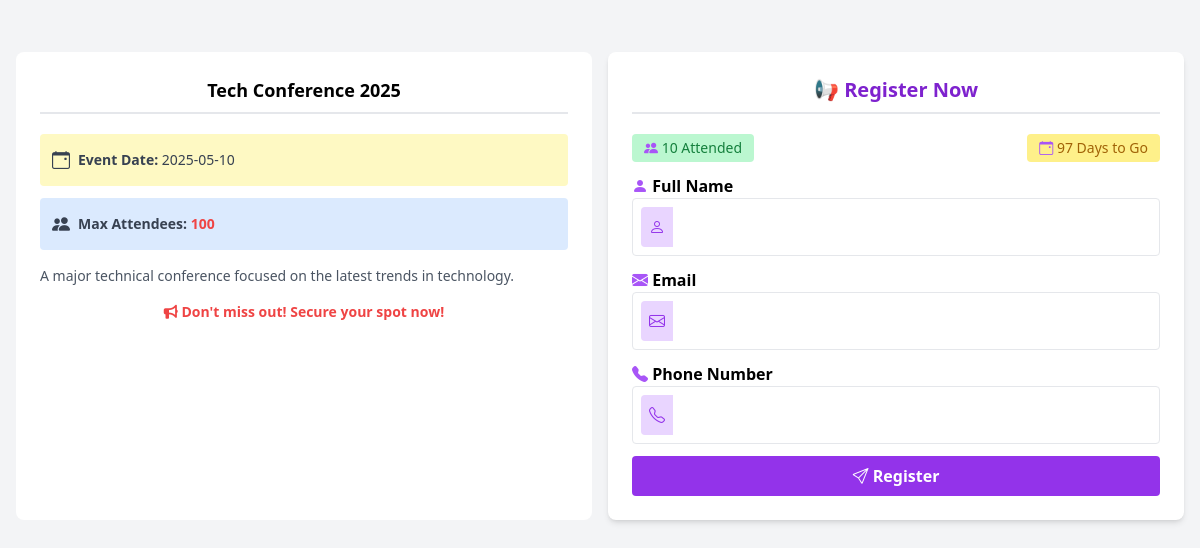
The page /pages/event/registrationc.php?event_id=1 on the database its author committed.
### tables this page shows
CREATE TABLE `events` (
  `event_id` int(11) NOT NULL,
  `event_name` varchar(255) NOT NULL,
  `event_description` text DEFAULT NULL,
  `event_date` varchar(100) NOT NULL,
  `user_id` int(11) NOT NULL,
  `event_status` enum('draft','publish') NOT NULL DEFAULT 'draft',
  `max_attendee` int(11) DEFAULT NULL,
  `public_form_link` varchar(255) DEFAULT NULL,
  `created_at` timestamp NOT NULL DEFAULT current_timestamp(),
  `updated_at` timestamp NOT NULL DEFAULT current_timestamp() ON UPDATE current_timestamp()
);

### pages/event/registrationc.php (the view, shortened to what this page needs)
<?php
include '../../includes/config.php';
$event_id = $_GET['event_id'] ?? null;
$query = "SELECT event_name, event_date, event_description FROM events WHERE event_id = '$event_id'";
$result = mysqli_query($conn, $query);
$event = mysqli_fetch_assoc($result);
$sql = "SELECT COUNT(*) AS total_attendees FROM event_attendees WHERE event_id = '$event_id'";
$resultt = mysqli_query($conn, $sql);
$event_attendee = mysqli_fetch_assoc($resultt);
$total_attendees = $event_attendee['total_attendees'];
$today = date('Y-m-d');
$days_to_go = (strtotime($event['event_date']) - strtotime($today)) / (60 * 60 * 24);
?>
<!DOCTYPE html>
<html lang="en">
<head>
    <script src="https://cdn.tailwindcss.com"></script>
    <link rel="stylesheet" href="https://cdnjs.cloudflare.com/ajax/libs/font-awesome/6.4.2/css/all.min.css">
    <link rel="stylesheet" href="https://cdn.jsdelivr.net/npm/bootstrap-icons/font/bootstrap-icons.css">
</head>
<body class="bg-gray-100 p-4 mt-9">
    <div class="flex flex-col lg:flex-row gap-4 max-w-7xl mx-auto ">
        <div class="lg:w-7/10 w-full bg-white p-6 text-black rounded-lg">
        <div class="event-details text-center lg:text-left">
                <h3 class="text-lg font-bold text-center mb-5 relative border-b-2 pb-2">
                    <?= htmlspecialchars($event['event_name']); ?>
                </h3>
                <div class="flex flex-col gap-3">
                    <div class="bg-yellow-100 text-gray-700 p-3 rounded flex items-center">
                        <i class="bi bi-calendar-event text-lg mr-2"></i>
                        <span class="text-sm"><strong>Event Date:</strong> <?= $event['event_date']; ?></span>
                    </div>
                    <div class="bg-blue-100 text-gray-700 p-3 rounded flex items-center">
                        <i class="bi bi-people-fill text-lg mr-2"></i>
                        <span class="text-sm"><strong>Max Attendees:</strong> <span class="text-red-500 font-bold">100</span></span>
                    </div>
                </div>
                <div class="event-description mt-4">
                    <p class="text-gray-600 text-sm">
                        <?= isset($event['event_description']) ? nl2br(htmlspecialchars($event['event_description'])) : "No description available."; ?>
                    </p>
                </div>
                <p class="font-bold text-red-500 text-center text-sm mt-4">
                    <i class="fa fa-bullhorn"></i> Don't miss out! Secure your spot now!
                </p>
            </div>
        </div>
<div class="lg:w-3/10 w-full lg:sticky top-0 bg-white shadow-md p-6 rounded-lg">
  <div class="register-form ">
        <h3 class="font-bold text-center mb-3 text-xl text-purple-700 border-b-2 pb-2 mb-5">📢 Register Now</h3>
        <div class="flex justify-between mb-3">
            <span class="bg-green-200 text-green-700 px-3 py-1 rounded text-sm">
                <i class="bi bi-people-fill text-purple-500"></i> <?= $total_attendees; ?> Attended
            </span>
            <span class="bg-yellow-200 text-yellow-700 px-3 py-1 rounded text-sm">
                <i class="bi bi-calendar-event text-purple-500"></i> <?= $days_to_go; ?> Days to Go
            </span>
        </div>
        <form id="registerForm">
            <div class="mb-3">
                <label for="attendee_name" class="block font-semibold"><i class="bi bi-person-fill text-purple-500"></i> Full Name</label>
                <div class="flex items-center border rounded p-2">
                    <div class="bg-purple-200 p-2 rounded-l flex items-center justify-center">
                        <i class="bi bi-person text-purple-600"></i>
                    </div>
                    <input type="text" class="w-full outline-none pl-3" id="attendee_name" name="attendee_name" required>
                </div>
            </div>
            <div class="mb-3">
                <label for="attendee_email" class="block font-semibold"><i class="bi bi-envelope-fill text-purple-500"></i> Email</label>
                <div class="flex items-center border rounded p-2">
                    <div class="bg-purple-200 p-2 rounded-l flex items-center justify-center">
                        <i class="bi bi-envelope text-purple-600"></i>
                    </div>
                    <input type="email" class="w-full outline-none pl-3" id="attendee_email" name="attendee_email" required>
                </div>
            </div>
            <div class="mb-3">
                <label for="attendee_phone" class="block font-semibold"><i class="bi bi-telephone-fill text-purple-500"></i> Phone Number</label>
                <div class="flex items-center border rounded p-2">
                    <div class="bg-purple-200 p-2 rounded-l flex items-center justify-center">
                        <i class="bi bi-telephone text-purple-600"></i>
                    </div>
                    <input type="tel" class="w-full outline-none pl-3" id="attendee_phone" name="attendee_phone" required>
                </div>
            </div>
            <button type="submit" class="w-full bg-purple-600 text-white font-semibold py-2 rounded hover:bg-purple-700 transition">
                <i class="bi bi-send"></i> Register
            </button>
        </form>
    </div>
</div>
    </div>
</body>
</html>

### rows shown on the page
events: event_name "Tech Conference 2025", event_date "2025-05-10", event_description "A major technical conference focused on the latest trends in technology."

### other values the page prints
$total_attendees "10"
